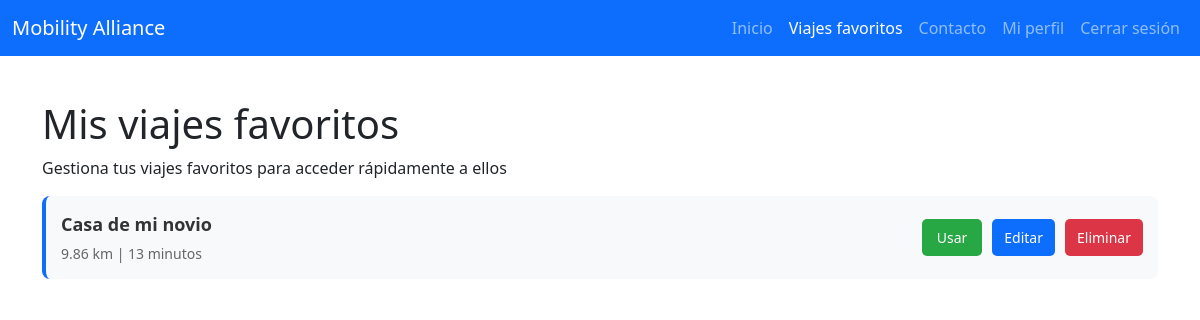
/principal/viajes_favoritos/index.php (signed in), run on the app's committed database.
### tables this page shows
CREATE TABLE `favoritos` (
  `id` int(11) NOT NULL,
  `nombre_usuario` varchar(50) NOT NULL,
  `nombre` varchar(100) DEFAULT NULL,
  `distancia` decimal(10,2) DEFAULT NULL,
  `tiempo` int(11) DEFAULT NULL,
  `fecha_creacion` timestamp NOT NULL DEFAULT current_timestamp()
);

### principal/viajes_favoritos/index.php (the view, shortened to what this page needs)
<?php
require_once '../../db_pdo.php';
try {
    $sql = "SELECT id, nombre, distancia, tiempo FROM favoritos WHERE nombre_usuario = :usuario ORDER BY fecha_creacion DESC";
    $stmt = $pdo->prepare($sql);
    $stmt->execute([':usuario' => $_SESSION['usuario']]);
    $favoritos = $stmt->fetchAll(PDO::FETCH_ASSOC);
} catch (PDOException $e) {
    $favoritos = [];
    $error = "Error al cargar favoritos: " . $e->getMessage();
}
?>
<!DOCTYPE html>
<html lang="es">
<head>
    <link href="../../bootstrap-5.3.8-dist/css/bootstrap.min.css" rel="stylesheet">
    <link href="../../css/viajes_favoritos.css" rel="stylesheet">
</head>
<body>
    <nav class="navbar navbar-expand-lg navbar-dark bg-primary fixed-top">
        <div class="container-fluid">
            <a class="navbar-brand" href="../index.php">Mobility Alliance</a>
            <div class="collapse navbar-collapse" id="navbarNav">
                <ul class="navbar-nav ms-auto">
                    <li class="nav-item"><a class="nav-link" href="../index.php">Inicio</a></li>
                    <li class="nav-item"><a class="nav-link active" href="./index.php">Viajes favoritos</a></li>
                    <li class="nav-item"><a class="nav-link" href="../contactos/index.php">Contacto</a></li>
                    <li class="nav-item"><a class="nav-link" href="../perfil/index.php">Mi perfil</a></li>
                    <li class="nav-item"><a class="nav-link" href="../../login/logout.php">Cerrar sesión</a></li>
                </ul>
            </div>
        </div>
    </nav>
    <div class="container">
        <h1><i class="fas fa-star"></i> Mis viajes favoritos</h1>
        <p>Gestiona tus viajes favoritos para acceder rápidamente a ellos</p>
        <?php if (!empty($favoritos)): ?>
            <div id="favoritosList">
                <?php foreach ($favoritos as $fav): ?>
                    <div class="favorito-card" id="favorito-<?php echo $fav['id']; ?>">
                        <div class="favorito-info">
                            <div class="favorito-nombre"><?php echo htmlspecialchars($fav['nombre']); ?></div>
                            <div class="favorito-datos">
                                <i class="fas fa-road"></i> <?php echo $fav['distancia']; ?> km |
                                <i class="fas fa-clock"></i> <?php echo $fav['tiempo']; ?> minutos
                            </div>
                        </div>
                        <div class="favorito-acciones">
                            <button class="btn-usar" onclick="usarFavorito(<?php echo $fav['distancia']; ?>, <?php echo $fav['tiempo']; ?>)">
                                <i class="fas fa-play"></i> Usar
                            </button>
                            <button class="btn-editar" onclick='abrirModalEditar(<?php echo $fav['id']; ?>, <?php echo json_encode($fav['nombre']); ?>)'>
                                <i class="fas fa-edit"></i> Editar
                            </button>
                            <button class="btn-eliminar" onclick="eliminarFavorito(<?php echo $fav['id']; ?>)">
                                <i class="fas fa-trash"></i> Eliminar
                            </button>
                        </div>
                    </div>
                <?php endforeach; ?>
            </div>
        <?php endif; ?>
    </div>
</body>
</html>

### css/viajes_favoritos.css (style rules this page uses)
body { padding-top: 70px; }
.container { margin-top: 30px; }
.favorito-card { align-items: center; background-color: #f8f9fa; border-left: 4px solid #0d6efd; border-radius: 8px; display: flex; justify-content: space-between; margin: 10px 0; padding: 15px; }
.favorito-info { flex-grow: 1; }
.favorito-nombre { color: #333; font-size: 18px; font-weight: bold; }
.favorito-datos { color: #666; font-size: 14px; margin-top: 5px; }
.favorito-acciones { display: flex; flex-wrap: wrap; gap: 10px; margin-left: 15px; }
.btn-usar, .btn-editar, .btn-eliminar { border: none; border-radius: 5px; color: white; cursor: pointer; font-size: 14px; padding: 8px 12px; text-decoration: none; }
.btn-usar { background-color: #28a745; padding-left: 15px; padding-right: 15px; }
.btn-editar { background-color: #0d6efd; }
.btn-eliminar { background-color: #dc3545; }

### data on the page
favoritos: nombre "Casa de mi novio", distancia "9.86", tiempo "13"
